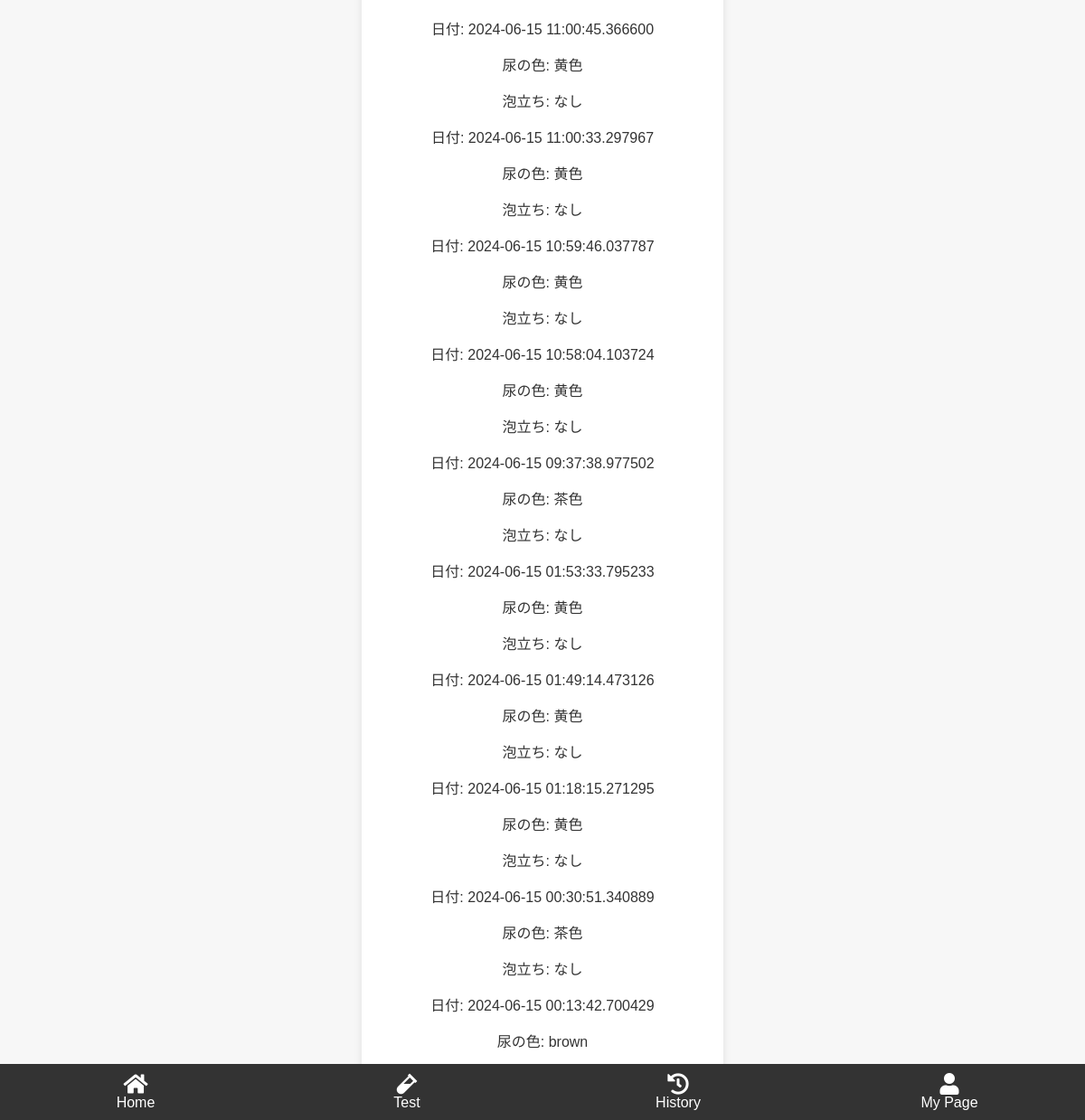
The page /history (signed in) on the database its author committed.
### app.py (models this page shows)
class Result(db.Model):
    id = db.Column(db.Integer, primary_key=True)
    color = db.Column(db.String(20), nullable=False)
    foam = db.Column(db.String(20), nullable=False)
    date = db.Column(db.DateTime, nullable=False, default=datetime.utcnow)
    user_id = db.Column(db.Integer, db.ForeignKey('user.id'), nullable=False)

### app.py (the view)
@app.route('/history')
@login_required
def history():
    results = Result.query.filter_by(user_id=current_user.id).order_by(Result.date.desc()).all()
    return render_template('history.html', results=results)

### app.py (called while the page is built)
@login_manager.user_loader
def load_user(user_id):
    return User.query.get(int(user_id))

### templates/history.html (shortened to what this page needs)
{% extends "layout.html" %}
{% block content %}
    <div id="result-list">
        {% for result in results %}
        <div class="result-item">
            <p>日付: {{ result.date }}</p>
            <p>尿の色: {{ result.color }}</p>
            <p>泡立ち: {{ result.foam }}</p>
        </div>
        {% endfor %}
    </div>
{% endblock %}

### static/styles.css (style rules this page uses)
body { background-color: #f7f7f7; font-family: 'Helvetica', 'Arial', sans-serif; color: #333; margin: 0; display: flex; justify-content: center; align-items: center; height: 100vh; box-sizing: border-box; }

### rows shown on the page
Result: date "2024-06-15 11:00:45.366600", color "黄色", foam "なし"
Result: date "2024-06-15 11:00:33.297967", color "黄色", foam "なし"
Result: date "2024-06-15 10:59:46.037787", color "黄色", foam "なし"
Result: date "2024-06-15 10:58:04.103724", color "黄色", foam "なし"
Result: date "2024-06-15 09:37:38.977502", color "茶色", foam "なし"
Result: date "2024-06-15 01:53:33.795233", color "黄色", foam "なし"
Result: date "2024-06-15 01:49:14.473126", color "黄色", foam "なし"
Result: date "2024-06-15 01:18:15.271295", color "黄色", foam "なし"
Result: date "2024-06-15 00:30:51.340889", color "茶色", foam "なし"
Result: date "2024-06-15 00:13:42.700429", color "brown"
